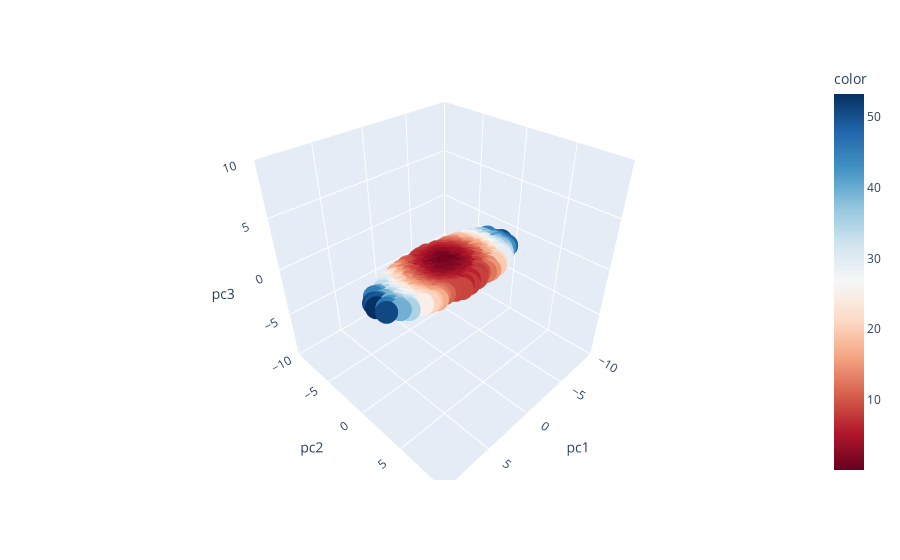

Write notebook code for a chart like this one.
### Markdown cell above
We use `colorize_surfboard_data` to add a `color` column to the dataframe. The following plot should show data which looks exactly like the 3D figure given under "Visualizing the Principal Component Matrix", except flattened into the plane given by z = 0.

### Code cell
fig = px.scatter_3d(colorize_surfboard_data(surfboard_1st_2_pcs), x='pc1', y='pc2', z='pc3', range_x = [-10, 10], range_y = [-10, 10], range_z = [-10, 10],
                   color = 'color', color_continuous_scale = 'RdBu');
fig.show();

### Figure 1 — Plotly figure (JSON) as saved in the notebook; plotly's stock layout.template omitted (floating-point values rounded to 4 significant figures; data arrays with more than 128 entries replaced by an {"elided": "..."} marker saying what was removed)
{"data": [{"hovertemplate": "pc1=%{x}<br>pc2=%{y}<br>pc3=%{z}<br>color=%{marker.color}<extra></extra>", "legendgroup": "", "marker": {"color": {"elided": "1000 float values"}, "coloraxis": "coloraxis", "symbol": "circle"}, "mode": "markers", "name": "", "scene": "scene", "showlegend": false, "type": "scatter3d", "x": {"elided": "1000 float values"}, "y": {"elided": "1000 float values"}, "z": {"elided": "1000 int values"}}], "layout": {"coloraxis": {"colorbar": {"title": {"text": "color"}}, "colorscale": [[0, "rgb(103,0,31)"], [0.1, "rgb(178,24,43)"], [0.2, "rgb(214,96,77)"], [0.3, "rgb(244,165,130)"], [0.4, "rgb(253,219,199)"], [0.5, "rgb(247,247,247)"], [0.6, "rgb(209,229,240)"], [0.7, "rgb(146,197,222)"], [0.8, "rgb(67,147,195)"], [0.9, "rgb(33,102,172)"], [1, "rgb(5,48,97)"]]}, "legend": {"tracegroupgap": 0}, "margin": {"t": 60}, "scene": {"domain": {"x": [0, 1], "y": [0, 1]}, "xaxis": {"range": [-10, 10], "title": {"text": "pc1"}}, "yaxis": {"range": [-10, 10], "title": {"text": "pc2"}}, "zaxis": {"range": [-10, 10], "title": {"text": "pc3"}}}}}
